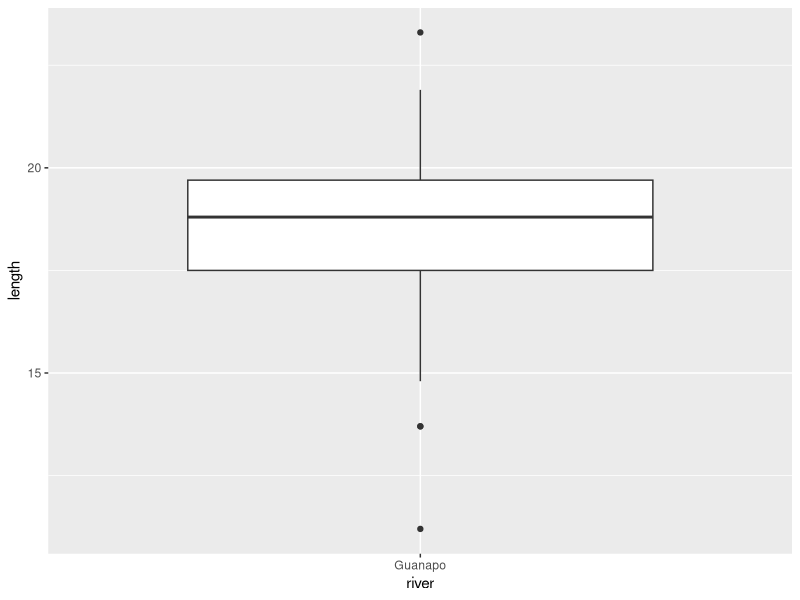

This figure's R source:
## ---- chunk 1
library(tidyverse)
## ---- chunk 2
fishlengthDF <- read_csv("data/CS1-onesample.csv")
summary(fishlengthDF)
## ---- chunk 3
ggplot(fishlengthDF,
       aes(x = river,
           y = length)) +
  geom_boxplot()
